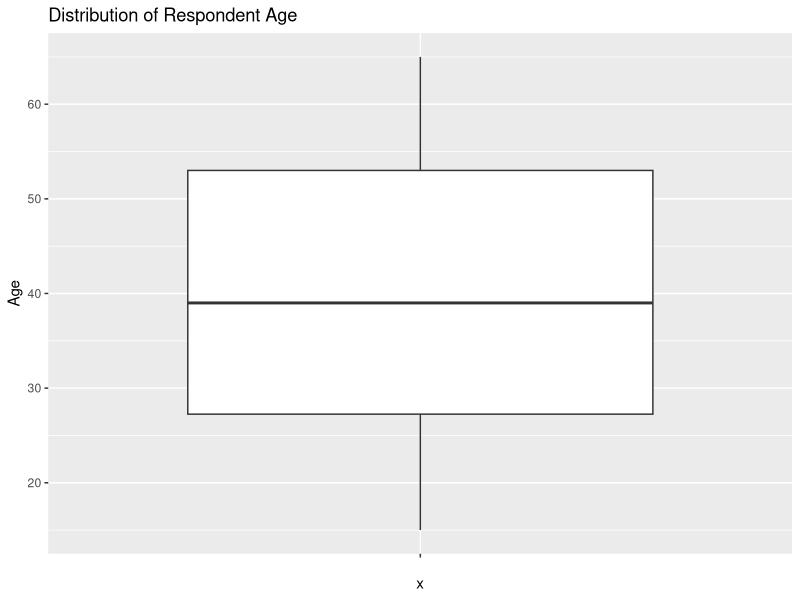
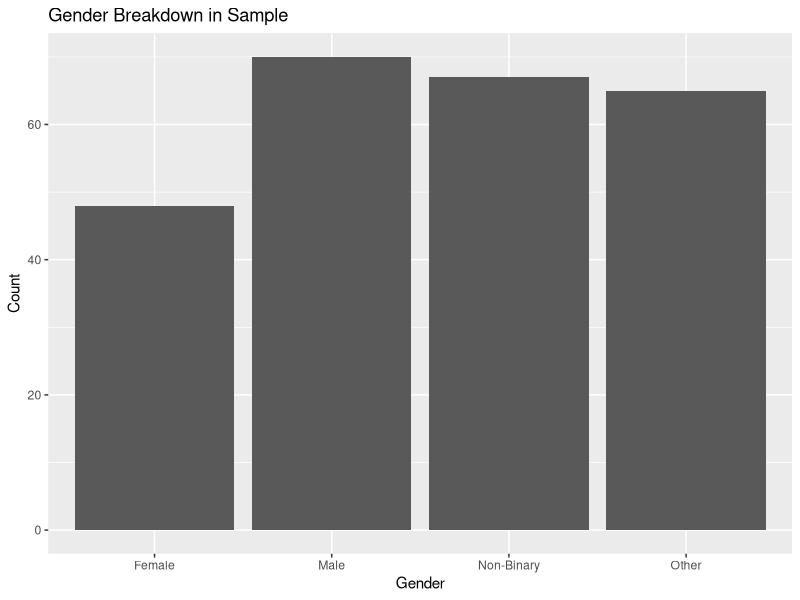
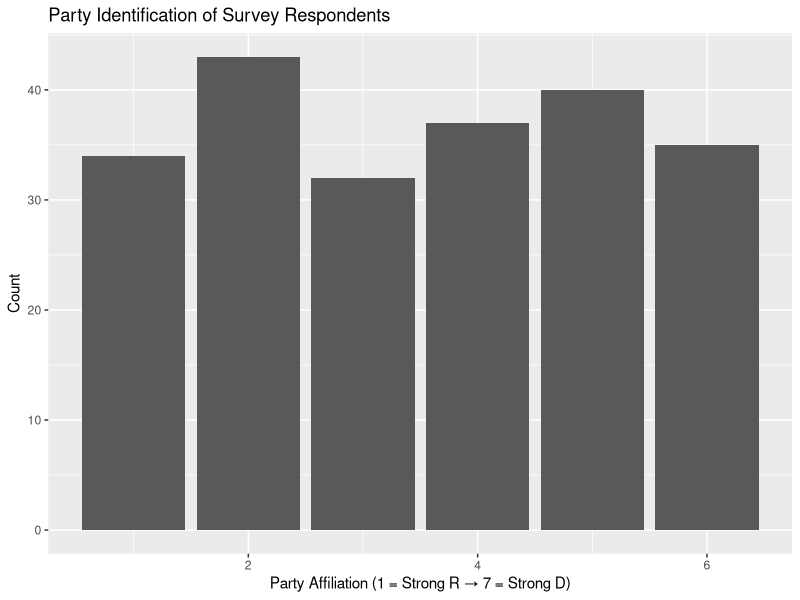
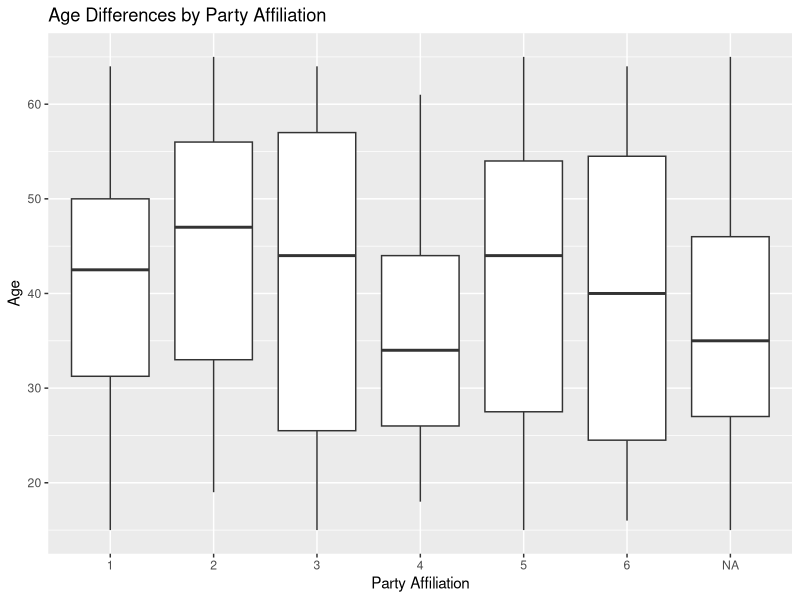

Write the R code that produced these figures, in order.
## ---- chunk 1
#create a vector contains the names of the needed packages, and assign a name "needed.packages" for it.
needed.packages<-c('readxl','readr','haven','dplyr','broom','ggplot2','dotwhisker')

#lapply() allows us to loop over and execute every element in the object "needed.packages".
lapply(needed.packages, require, character.only = TRUE)
## ---- chunk 2
# Read CSV file
data <- read.csv("simulated_legal393_survey_responses.csv")

# Preview first few rows
head(data)
## ---- chunk 3
glimpse(data)       # View the dataset structure (variables, types, and first few values)
dim(data)           # View numbers of rows (number of unique respondents) and columns (number of questions)
names(data)         # Print the names of all variables
## ---- chunk 4
#always check the original column/variable:
summary(data$birth_year)#for continous variables
#table(data$birth_year)#use table for ordinal or nominal variables

data <- data %>%
  mutate(age = 2025 - as.numeric(birth_year)) 
#in this line, we create a new column/variable called "age" by using 2025 minus the birth year variable.
#as.numeric() ensures R treats the values of the specific variables "numeric", so that we can conduct math operation.


summary(data$age) #Always inspect your new variable after you recode or create a new one!
## ---- chunk 5
data <- data %>%
  mutate(residency_type_num = case_when(
    residency_type == "Urban" ~ 1,
    residency_type == "Suburban" ~ 2,
    residency_type == "Rural" ~ 3,
    TRUE ~ 4
  ))

table(data$residency_type_num)

## ---- chunk 6
data <- data %>%
  mutate(ethnicity_white = case_when(
    ethnicity == "White" ~ 1,
    TRUE ~ 0 #everyone else (including NA) is assigned 0
  ))

table(data$ethnicity_white)
## ---- chunk 7
data <- data %>%
  mutate(white = ifelse(ethnicity == "White", 1, 0))

summary(data$white) 
table(data$white) #just checking
## ---- chunk 8
data <- data %>%
  mutate(edu_collegeplus = case_when(
    education %in% c("Bachelor’s degree", "Graduate or professional degree") ~ 1, # The %in% operator in R checks whether elements of a vector belong to a specified set of values. It is usually used with strings (characters, words, phrases, etc.)
    TRUE ~ 0 #everyone else (including NA) is assigned 0
  ))

table(data$edu_collegeplus) #Confirm logic worked
## ---- chunk 9
data <- data %>%
  mutate(edu_collegeplus = ifelse(
    education %in% c("Bachelor’s degree", "Graduate or professional degree"), 1, 0
  ))

table(data$edu_collegeplus)
## ---- chunk 10
#the original coding of criminal record: 
table(data$criminal_record)
#recode:
data <- data %>%
  mutate(criminal_record_clean = case_when(
    criminal_record == "Prefer not to disclose" ~ "Yes",
    TRUE ~ criminal_record
  ))

#confirm recoding variable:
table(data$criminal_record_clean)

## ---- chunk 11
#write a function to get mode

get_mode <- function(x) {
  x <- na.omit(x)  # Remove NA values
  uniq_x <- unique(x) #This gets all the unique values in x
  freq <- tabulate(match(x, uniq_x)) 
  #this operation is two steps:
  #first, match(x, uniq_x) turns the values in x into positions based on where they appear in uniq_x. For example: match(c(2, 2, 3), c(2, 3, 4)) returns 1 1 2.
  #tabulate(...) then counts how many times each index appears:tabulate(c(1, 1, 2)) → 2 1 0
  
  mode_val <- uniq_x[which.max(freq)]
  #which.max(freq) gives the position of the most frequent value.
  #uniq_x[...] pulls out the actual mode.
  return(mode_val)
}

mode_edu <- get_mode(data$education)

#originally education
table(data$education)

#filling prefer not to say with mode of education
data <- data %>%
  mutate(education_filled = case_when(
    education == "Prefer not to say" ~ mode_edu,
    TRUE ~ education))

#check the filled education variable
table(data$education_filled)
## ---- chunk 12
#summary statistics
summary(data$age)

#boxplot to present distribution
ggplot(data, aes(x = "", y = age)) + 
 geom_boxplot() +
 labs(y = "Age") +
 ggtitle("Distribution of Respondent Age")
## ---- chunk 13
prop.table(table(data$gender))#use prop.table to show proportion of different groups of a  nominal variable 

#plotting barplot
ggplot(data, aes(x = gender)) +
  geom_bar() +
  labs(x = "Gender", y = "Count") +
  ggtitle("Gender Breakdown in Sample")
## ---- chunk 14
#the following code is crucial for handling ordered categorical variables in R when you want to treat them as numbers (e.g., for plotting or modeling).

data$party_numeric <- as.numeric(factor(data$party_affiliation, #step2: as.numeric(factor): converts that ordered factor into numbers 1 to 7, matching the ideological spectrum.
  levels = c("Strong Republican", "Republican", "Lean Republican",
             "Independent", "Lean Democrat", "Democrat", "Strong  Democrat") #step1: levels = c: it first converts a text variable (party_affiliation) into a factor with explicit order based on political ideology (from conservative to liberal).
))

#However, my personal practice is that I would recode all these variables by assigining responses with numerical values in Part#1.

#If you already do so 


ggplot(data, aes(x = party_numeric)) +
  geom_bar() +
  labs(x = "Party Affiliation (1 = Strong R → 7 = Strong D)", y = "Count") +
  ggtitle("Party Identification of Survey Respondents")

## ---- chunk 15
ggplot(data, aes(x = factor(party_numeric), y = age)) +
  geom_boxplot() +
  labs(x = "Party Affiliation", y = "Age") +
  ggtitle("Age Differences by Party Affiliation")
